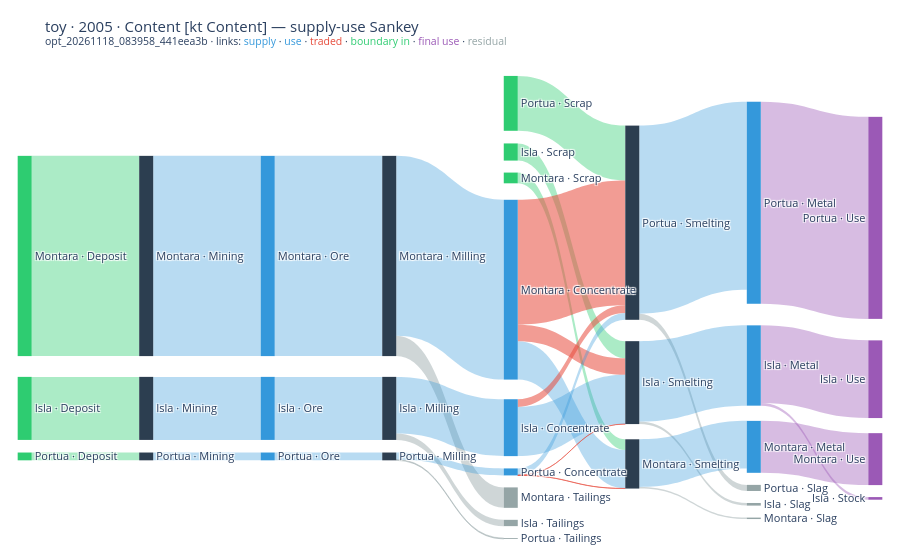

Notebook source saved alongside this figure:
### Markdown cell above
## The Sankey

A Sankey draws one period and one valuation of the table: the blocks as columns, edges as bands. The first figure is Plotly, interactive in VS Code or Jupyter; the second is the PNG that Stage 6 wrote beside the run through kaleido, which is what GitHub shows. Boundary inputs are green, supply and use blue, traded legs red, final use purple, residuals grey. A link at or below zero cannot be drawn: the build logs a warning with their total, and the toy's few small negative flows (no hard bands) are among them.

### Code cell
fig = psut.sankey("2005", unit="kt Content")
# the figure's own repr needs nbformat; this sends the same Plotly JSON to the notebook
display({"application/vnd.plotly.v1+json": json.loads(fig.to_json())}, raw=True)

### Figure 1 — Plotly figure (JSON) as saved in the notebook; plotly's stock layout.template omitted (floating-point values rounded to 4 significant figures)
{"data": [{"arrangement": "snap", "link": {"color": ["rgba(46,204,113,0.4)", "rgba(46,204,113,0.4)", "rgba(46,204,113,0.4)", "rgba(46,204,113,0.4)", "rgba(46,204,113,0.4)", "rgba(46,204,113,0.4)", "rgba(149,165,166,0.45)", "rgba(149,165,166,0.45)", "rgba(149,165,166,0.45)", "rgba(149,165,166,0.45)", "rgba(149,165,166,0.45)", "rgba(149,165,166,0.45)", "rgba(52,152,219,0.35)", "rgba(52,152,219,0.35)", "rgba(52,152,219,0.35)", "rgba(52,152,219,0.35)", "rgba(52,152,219,0.35)", "rgba(52,152,219,0.35)", "rgba(52,152,219,0.35)", "rgba(52,152,219,0.35)", "rgba(52,152,219,0.35)", "rgba(52,152,219,0.35)", "rgba(52,152,219,0.35)", "rgba(52,152,219,0.35)", "rgba(52,152,219,0.35)", "rgba(231,76,60,0.55)", "rgba(231,76,60,0.55)", "rgba(231,76,60,0.55)", "rgba(52,152,219,0.35)", "rgba(231,76,60,0.55)", "rgba(231,76,60,0.55)", "rgba(52,152,219,0.35)", "rgba(155,89,182,0.4)", "rgba(155,89,182,0.4)", "rgba(155,89,182,0.4)", "rgba(155,89,182,0.4)"], "customdata": ["E · boundary in", "E · boundary in", "E · boundary in", "O · boundary in", "O · boundary in", "O · boundary in", "P · residual", "P · residual", "P · residual", "P · residual", "P · residual", "P · residual", "S · supply", "S · supply", "S · supply", "S · supply", "S · supply", "S · supply", "S · supply", "S · supply", "S · supply", "U · use", "U · use", "U · use", "U · use", "U · traded", "U · traded", "U · traded", "U · use", "U · traded", "U · traded", "U · use", "Y · final use", "Y · final use", "Y · final use", "Y · final use"], "hovertemplate": "%{source.label} → %{target.label}<br>%{value:,.1f} kt Content · %{customdata}<extra></extra>", "source": [2, 4, 0, 3, 5, 1, 9, 12, 6, 11, 14, 8, 10, 13, 7, 9, 12, 6, 11, 14, 8, 20, 23, 17, 18, 18, 18, 21, 21, 21, 15, 15, 19, 22, 16, 16], "target": [10, 13, 7, 11, 14, 8, 31, 33, 29, 30, 32, 28, 20, 23, 17, 18, 21, 15, 19, 22, 16, 9, 12, 6, 11, 14, 8, 11, 14, 8, 14, 8, 26, 27, 25, 24], "value": [10.58, 0.412, 3.331, 0.5671, 2.899, 0.9056, 1.08, 0.04382, 0.333, 0.07628, 0.3228, 0.1383, 10.58, 0.412, 3.331, 9.502, 0.3682, 2.998, 2.519, 9.939, 4.243, 10.58, 0.412, 3.331, 2.029, 6.6, 0.8725, 0.006735, 0.3556, 0.005856, 0.4078, 2.598, 2.745, 10.68, 4.106, 0.1377]}, "node": {"color": ["#2ECC71", "#2ECC71", "#2ECC71", "#2ECC71", "#2ECC71", "#2ECC71", "#2C3E50", "#2C3E50", "#2C3E50", "#2C3E50", "#2C3E50", "#2C3E50", "#2C3E50", "#2C3E50", "#2C3E50", "#3498DB", "#3498DB", "#3498DB", "#3498DB", "#3498DB", "#3498DB", "#3498DB", "#3498DB", "#3498DB", "#9B59B6", "#9B59B6", "#9B59B6", "#9B59B6", "#95A5A6", "#95A5A6", "#95A5A6", "#95A5A6", "#95A5A6", "#95A5A6"], "hovertemplate": "%{label}<br>%{value:,.1f} kt Content<extra></extra>", "label": ["Isla · Deposit", "Isla · Scrap", "Montara · Deposit", "Montara · Scrap", "Portua · Deposit", "Portua · Scrap", "Isla · Milling", "Isla · Mining", "Isla · Smelting", "Montara · Milling", "Montara · Mining", "Montara · Smelting", "Portua · Milling", "Portua · Mining", "Portua · Smelting", "Isla · Concentrate", "Isla · Metal", "Isla · Ore", "Montara · Concentrate", "Montara · Metal", "Montara · Ore", "Portua · Concentrate", "Portua · Metal", "Portua · Ore", "Isla · Stock", "Isla · Use", "Montara · Use", "Portua · Use", "Isla · Slag", "Isla · Tailings", "Montara · Slag", "Montara · Tailings", "Portua · Slag", "Portua · Tailings"], "line": {"width": 0}, "pad": 12, "thickness": 14, "x": [0.01, 0.57, 0.01, 0.57, 0.01, 0.57, 0.43, 0.15, 0.71, 0.43, 0.15, 0.71, 0.43, 0.15, 0.71, 0.57, 0.85, 0.29, 0.57, 0.85, 0.29, 0.57, 0.85, 0.29, 0.99, 0.99, 0.99, 0.99, 0.85, 0.57, 0.85, 0.57, 0.85, 0.57], "y": [0.7175, 0.1833, 0.3999, 0.2348, 0.8175, 0.08199, 0.7175, 0.7175, 0.6638, 0.3999, 0.3999, 0.8332, 0.8175, 0.8175, 0.3306, 0.7577, 0.6281, 0.7175, 0.4702, 0.7976, 0.3999, 0.8498, 0.2891, 0.8175, 0.9048, 0.6567, 0.8232, 0.3206, 0.9131, 0.951, 0.9376, 0.9008, 0.8832, 0.9791]}, "type": "sankey"}], "layout": {"font": {"size": 11}, "margin": {"b": 16, "l": 16, "r": 16, "t": 64}, "title": {"text": "toy · 2005 · Content [kt Content] — supply-use Sankey<br><sup>opt_20261118_083958_441eea3b · links: <span style=\"color:rgb(52,152,219)\">supply</span> · <span style=\"color:rgb(52,152,219)\">use</span> · <span style=\"color:rgb(231,76,60)\">traded</span> · <span style=\"color:rgb(46,204,113)\">boundary in</span> · <span style=\"color:rgb(155,89,182)\">final use</span> · <span style=\"color:rgb(149,165,166)\">residual</span></sup>"}}}
